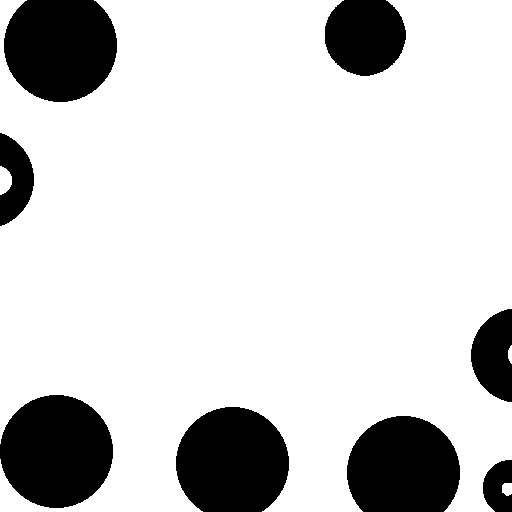
#> input picture LAB 3/c.tif, 512 x 512 px
$ python task3-3.py
#> lines starting #> are read from the running program, lines starting #| are printed output that depends on the picture; after the words box and inside, x2 and y2 are one past the last pixel; in counts of white or black regions, pixels touching at a corner belong together
import numpy
import cv2
import os

my_img=cv2.imread("c.tif",0)
#> my_img: shape (512, 512); 81.2% white; 8 black regions, largest, box (x1, y1, x2, y2) and area: (0, 395, 113, 508) 10005, (176, 407, 289, 512) 9693, (4, 0, 117, 102) 9506
r,c = numpy.shape(my_img)
#> r = 512; c = 512

label = 0
labellist = []
cclist = numpy.zeros((r,c), dtype = numpy.uint8)
cclist[0][0] = label
labellist.append(label)


for i in range (0,r): #labeling other rows with comparison to first row
    for j in range (0,c):
        if my_img[i][j-1] == my_img[i][j]: # current with previous col
            cclist[i][j] = cclist[i][j-1]
        if my_img[i-1][j] == my_img[i][j]: # current with previous row
            cclist[i][j] = cclist[i-1][j]
        if my_img[i][j-1] == my_img[i][j] and my_img[i-1][j]!=my_img[i][j]: # current equal with either previous row or col
            cclist[i][j] = cclist[i][j-1]
        if my_img[i][j-1] != my_img[i][j] and my_img[i-1][j]==my_img[i][j]: #current equal with either previous row or col
            cclist[i][j] = cclist[i-1][j]
        if my_img[i,j] == my_img[i,j-1] and my_img[i-1,j] == my_img[i,j]: #current equal with previous row and col
            if cclist[i,j-1] <= cclist[i-1,j]:
                cclist[i,j] = cclist[i,j-1]
                if cclist[i,j-1] != cclist[i-1,j]:
                    temp = cclist[i-1,j]
                    for y in range (0,r):
                        for z in range (0,c):
                            if cclist[y,z] == temp:
                                cclist[y,z]=cclist[i,j]
                    if temp in labellist:
                            labellist.remove(temp)
            elif cclist[i,j-1] > cclist[i-1,j]:
                cclist[i,j] = cclist[i-1,j]
                temp=cclist[i,j-1]
                for y in range(0,r):
                    for z in range(0,c):
                        if cclist[y][z] == temp:
                            cclist[y][z]=cclist[i][j]
                if temp in labellist:
                    labellist.remove(temp)
        if my_img[i][j-1]!=my_img[i][j] and my_img[i-1][j]!=my_img[i][j]: # cureent not equal to previous row and col
            label = label+1
            labellist.append(label)
            cclist[i][j] = label
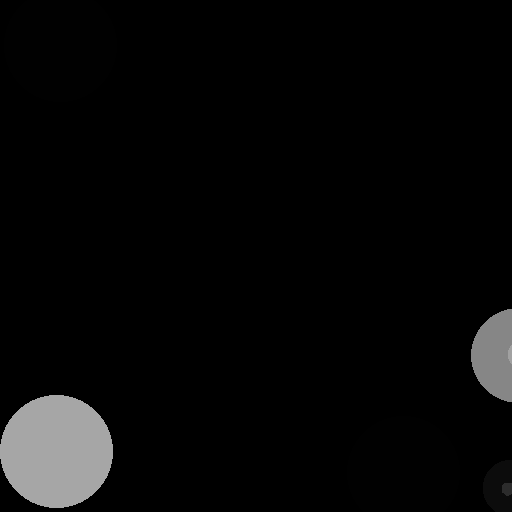
#> cclist: shape (512, 512); min 0, max 166, mean 8
#> after the loop, label = 363; labellist = 113 values from 0 to 363


cclist = numpy.uint8(cclist)
print(labellist)
#> (printed output is left out)
print(len(labellist)-1)
#| 112
cv2.imshow("a.jpg",cclist)
cv2.imwrite("a1.jpg",cclist)
